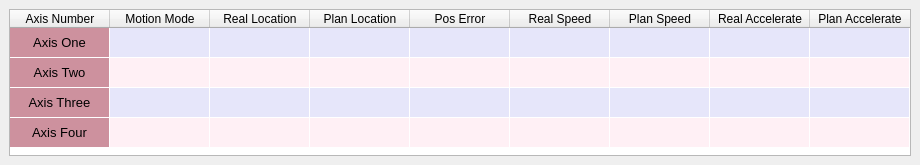
<?xml version="1.0" encoding="UTF-8"?>
<ui version="4.0">
 <class>AxisMotionInfo</class>
 <widget class="QWidget" name="AxisMotionInfo">
  <property name="geometry">
   <rect>
    <x>0</x>
    <y>0</y>
    <width>920</width>
    <height>165</height>
   </rect>
  </property>
  <property name="sizePolicy">
   <sizepolicy hsizetype="Fixed" vsizetype="Fixed">
    <horstretch>0</horstretch>
    <verstretch>0</verstretch>
   </sizepolicy>
  </property>
  <property name="windowTitle">
   <string>AxisMotionInfo</string>
  </property>
  <layout class="QGridLayout" name="gridLayout">
   <property name="leftMargin">
    <number>0</number>
   </property>
   <property name="topMargin">
    <number>0</number>
   </property>
   <property name="rightMargin">
    <number>0</number>
   </property>
   <property name="bottomMargin">
    <number>0</number>
   </property>
   <property name="spacing">
    <number>0</number>
   </property>
   <item row="0" column="0">
    <widget class="QTableWidget" name="tableWidget">
     <property name="sizePolicy">
      <sizepolicy hsizetype="Fixed" vsizetype="Fixed">
       <horstretch>0</horstretch>
       <verstretch>0</verstretch>
      </sizepolicy>
     </property>
     <property name="minimumSize">
      <size>
       <width>902</width>
       <height>147</height>
      </size>
     </property>
     <property name="maximumSize">
      <size>
       <width>902</width>
       <height>147</height>
      </size>
     </property>
     <property name="gridStyle">
      <enum>Qt::NoPen</enum>
     </property>
     <property name="rowCount">
      <number>4</number>
     </property>
     <property name="columnCount">
      <number>9</number>
     </property>
     <attribute name="verticalHeaderVisible">
      <bool>false</bool>
     </attribute>
     <row/>
     <row/>
     <row/>
     <row/>
     <column>
      <property name="text">
       <string>Axis Number</string>
      </property>
     </column>
     <column>
      <property name="text">
       <string>Motion Mode</string>
      </property>
     </column>
     <column>
      <property name="text">
       <string>Real Location</string>
      </property>
     </column>
     <column>
      <property name="text">
       <string>Plan Location</string>
      </property>
     </column>
     <column>
      <property name="text">
       <string>Pos Error</string>
      </property>
     </column>
     <column>
      <property name="text">
       <string>Real Speed</string>
      </property>
     </column>
     <column>
      <property name="text">
       <string>Plan Speed</string>
      </property>
     </column>
     <column>
      <property name="text">
       <string>Real Accelerate</string>
      </property>
     </column>
     <column>
      <property name="text">
       <string>Plan Accelerate</string>
      </property>
     </column>
     <item row="0" column="0">
      <property name="text">
       <string>Axis One</string>
      </property>
      <property name="font">
       <font>
        <pointsize>10</pointsize>
       </font>
      </property>
      <property name="textAlignment">
       <set>AlignCenter</set>
      </property>
      <property name="background">
       <brush brushstyle="SolidPattern">
        <color alpha="255">
         <red>205</red>
         <green>145</green>
         <blue>158</blue>
        </color>
       </brush>
      </property>
      <property name="foreground">
       <brush brushstyle="SolidPattern">
        <color alpha="255">
         <red>0</red>
         <green>0</green>
         <blue>0</blue>
        </color>
       </brush>
      </property>
     </item>
     <item row="0" column="1">
      <property name="text">
       <string/>
      </property>
      <property name="textAlignment">
       <set>AlignCenter</set>
      </property>
      <property name="background">
       <brush brushstyle="SolidPattern">
        <color alpha="255">
         <red>230</red>
         <green>230</green>
         <blue>250</blue>
        </color>
       </brush>
      </property>
     </item>
     <item row="0" column="2">
      <property name="text">
       <string/>
      </property>
      <property name="textAlignment">
       <set>AlignCenter</set>
      </property>
      <property name="background">
       <brush brushstyle="SolidPattern">
        <color alpha="255">
         <red>230</red>
         <green>230</green>
         <blue>250</blue>
        </color>
       </brush>
      </property>
     </item>
     <item row="0" column="3">
      <property name="text">
       <string/>
      </property>
      <property name="textAlignment">
       <set>AlignCenter</set>
      </property>
      <property name="background">
       <brush brushstyle="SolidPattern">
        <color alpha="255">
         <red>230</red>
         <green>230</green>
         <blue>250</blue>
        </color>
       </brush>
      </property>
     </item>
     <item row="0" column="4">
      <property name="text">
       <string/>
      </property>
      <property name="textAlignment">
       <set>AlignCenter</set>
      </property>
      <property name="background">
       <brush brushstyle="SolidPattern">
        <color alpha="255">
         <red>230</red>
         <green>230</green>
         <blue>250</blue>
        </color>
       </brush>
      </property>
     </item>
     <item row="0" column="5">
      <property name="text">
       <string/>
      </property>
      <property name="textAlignment">
       <set>AlignCenter</set>
      </property>
      <property name="background">
       <brush brushstyle="SolidPattern">
        <color alpha="255">
         <red>230</red>
         <green>230</green>
         <blue>250</blue>
        </color>
       </brush>
      </property>
     </item>
     <item row="0" column="6">
      <property name="text">
       <string/>
      </property>
      <property name="textAlignment">
       <set>AlignCenter</set>
      </property>
      <property name="background">
       <brush brushstyle="SolidPattern">
        <color alpha="255">
         <red>230</red>
         <green>230</green>
         <blue>250</blue>
        </color>
       </brush>
      </property>
     </item>
     <item row="0" column="7">
      <property name="text">
       <string/>
      </property>
      <property name="textAlignment">
       <set>AlignCenter</set>
      </property>
      <property name="background">
       <brush brushstyle="SolidPattern">
        <color alpha="255">
         <red>230</red>
         <green>230</green>
         <blue>250</blue>
        </color>
       </brush>
      </property>
     </item>
     <item row="0" column="8">
      <property name="text">
       <string/>
      </property>
      <property name="textAlignment">
       <set>AlignCenter</set>
      </property>
      <property name="background">
       <brush brushstyle="SolidPattern">
        <color alpha="255">
         <red>230</red>
         <green>230</green>
         <blue>250</blue>
        </color>
       </brush>
      </property>
     </item>
     <item row="1" column="0">
      <property name="text">
       <string>Axis Two</string>
      </property>
      <property name="font">
       <font>
        <pointsize>10</pointsize>
       </font>
      </property>
      <property name="textAlignment">
       <set>AlignCenter</set>
      </property>
      <property name="background">
       <brush brushstyle="SolidPattern">
        <color alpha="255">
         <red>205</red>
         <green>145</green>
         <blue>158</blue>
        </color>
       </brush>
      </property>
     </item>
     <item row="1" column="1">
      <property name="text">
       <string/>
      </property>
      <property name="textAlignment">
       <set>AlignCenter</set>
      </property>
      <property name="background">
       <brush brushstyle="SolidPattern">
        <color alpha="255">
         <red>255</red>
         <green>240</green>
         <blue>245</blue>
        </color>
       </brush>
      </property>
     </item>
     <item row="1" column="2">
      <property name="text">
       <string/>
      </property>
      <property name="textAlignment">
       <set>AlignCenter</set>
      </property>
      <property name="background">
       <brush brushstyle="SolidPattern">
        <color alpha="255">
         <red>255</red>
         <green>240</green>
         <blue>245</blue>
        </color>
       </brush>
      </property>
     </item>
     <item row="1" column="3">
      <property name="text">
       <string/>
      </property>
      <property name="textAlignment">
       <set>AlignCenter</set>
      </property>
      <property name="background">
       <brush brushstyle="SolidPattern">
        <color alpha="255">
         <red>255</red>
         <green>240</green>
         <blue>245</blue>
        </color>
       </brush>
      </property>
     </item>
     <item row="1" column="4">
      <property name="text">
       <string/>
      </property>
      <property name="textAlignment">
       <set>AlignCenter</set>
      </property>
      <property name="background">
       <brush brushstyle="SolidPattern">
        <color alpha="255">
         <red>255</red>
         <green>240</green>
         <blue>245</blue>
        </color>
       </brush>
      </property>
     </item>
     <item row="1" column="5">
      <property name="text">
       <string/>
      </property>
      <property name="textAlignment">
       <set>AlignCenter</set>
      </property>
      <property name="background">
       <brush brushstyle="SolidPattern">
        <color alpha="255">
         <red>255</red>
         <green>240</green>
         <blue>245</blue>
        </color>
       </brush>
      </property>
     </item>
     <item row="1" column="6">
      <property name="text">
       <string/>
      </property>
      <property name="textAlignment">
       <set>AlignCenter</set>
      </property>
      <property name="background">
       <brush brushstyle="SolidPattern">
        <color alpha="255">
         <red>255</red>
         <green>240</green>
         <blue>245</blue>
        </color>
       </brush>
      </property>
     </item>
     <item row="1" column="7">
      <property name="text">
       <string/>
      </property>
      <property name="textAlignment">
       <set>AlignCenter</set>
      </property>
      <property name="background">
       <brush brushstyle="SolidPattern">
        <color alpha="255">
         <red>255</red>
         <green>240</green>
         <blue>245</blue>
        </color>
       </brush>
      </property>
     </item>
     <item row="1" column="8">
      <property name="text">
       <string/>
      </property>
      <property name="textAlignment">
       <set>AlignCenter</set>
      </property>
      <property name="background">
       <brush brushstyle="SolidPattern">
        <color alpha="255">
         <red>255</red>
         <green>240</green>
         <blue>245</blue>
        </color>
       </brush>
      </property>
     </item>
     <item row="2" column="0">
      <property name="text">
       <string>Axis Three</string>
      </property>
      <property name="font">
       <font>
        <pointsize>10</pointsize>
       </font>
      </property>
      <property name="textAlignment">
       <set>AlignCenter</set>
      </property>
      <property name="background">
       <brush brushstyle="SolidPattern">
        <color alpha="255">
         <red>205</red>
         <green>145</green>
         <blue>158</blue>
        </color>
       </brush>
      </property>
     </item>
     <item row="2" column="1">
      <property name="text">
       <string/>
      </property>
      <property name="textAlignment">
       <set>AlignCenter</set>
      </property>
      <property name="background">
       <brush brushstyle="SolidPattern">
        <color alpha="255">
         <red>230</red>
         <green>230</green>
         <blue>250</blue>
        </color>
       </brush>
      </property>
     </item>
     <item row="2" column="2">
      <property name="text">
       <string/>
      </property>
      <property name="textAlignment">
       <set>AlignCenter</set>
      </property>
      <property name="background">
       <brush brushstyle="SolidPattern">
        <color alpha="255">
         <red>230</red>
         <green>230</green>
         <blue>250</blue>
        </color>
       </brush>
      </property>
     </item>
     <item row="2" column="3">
      <property name="text">
       <string/>
      </property>
      <property name="textAlignment">
       <set>AlignCenter</set>
      </property>
      <property name="background">
       <brush brushstyle="SolidPattern">
        <color alpha="255">
         <red>230</red>
         <green>230</green>
         <blue>250</blue>
        </color>
       </brush>
      </property>
     </item>
     <item row="2" column="4">
      <property name="text">
       <string/>
      </property>
      <property name="textAlignment">
       <set>AlignCenter</set>
      </property>
      <property name="background">
       <brush brushstyle="SolidPattern">
        <color alpha="255">
         <red>230</red>
         <green>230</green>
         <blue>250</blue>
        </color>
       </brush>
      </property>
     </item>
     <item row="2" column="5">
      <property name="text">
       <string/>
      </property>
      <property name="textAlignment">
       <set>AlignCenter</set>
      </property>
      <property name="background">
       <brush brushstyle="SolidPattern">
        <color alpha="255">
         <red>230</red>
         <green>230</green>
         <blue>250</blue>
        </color>
       </brush>
      </property>
     </item>
     <item row="2" column="6">
      <property name="text">
       <string/>
      </property>
      <property name="textAlignment">
       <set>AlignCenter</set>
      </property>
      <property name="background">
       <brush brushstyle="SolidPattern">
        <color alpha="255">
         <red>230</red>
         <green>230</green>
         <blue>250</blue>
        </color>
       </brush>
      </property>
     </item>
     <item row="2" column="7">
      <property name="text">
       <string/>
      </property>
      <property name="textAlignment">
       <set>AlignCenter</set>
      </property>
      <property name="background">
       <brush brushstyle="SolidPattern">
        <color alpha="255">
         <red>230</red>
         <green>230</green>
         <blue>250</blue>
        </color>
       </brush>
      </property>
     </item>
     <item row="2" column="8">
      <property name="text">
       <string/>
      </property>
      <property name="textAlignment">
       <set>AlignCenter</set>
      </property>
      <property name="background">
       <brush brushstyle="SolidPattern">
        <color alpha="255">
         <red>230</red>
         <green>230</green>
         <blue>250</blue>
        </color>
       </brush>
      </property>
     </item>
     <item row="3" column="0">
      <property name="text">
       <string>Axis Four</string>
      </property>
      <property name="font">
       <font>
        <pointsize>10</pointsize>
       </font>
      </property>
      <property name="textAlignment">
       <set>AlignCenter</set>
      </property>
      <property name="background">
       <brush brushstyle="SolidPattern">
        <color alpha="255">
         <red>205</red>
         <green>145</green>
         <blue>158</blue>
        </color>
       </brush>
      </property>
     </item>
     <item row="3" column="1">
      <property name="text">
       <string/>
      </property>
      <property name="textAlignment">
       <set>AlignCenter</set>
      </property>
      <property name="background">
       <brush brushstyle="SolidPattern">
        <color alpha="255">
         <red>255</red>
         <green>240</green>
         <blue>245</blue>
        </color>
       </brush>
      </property>
     </item>
     <item row="3" column="2">
      <property name="text">
       <string/>
      </property>
      <property name="textAlignment">
       <set>AlignCenter</set>
      </property>
      <property name="background">
       <brush brushstyle="SolidPattern">
        <color alpha="255">
         <red>255</red>
         <green>240</green>
         <blue>245</blue>
        </color>
       </brush>
      </property>
     </item>
     <item row="3" column="3">
      <property name="text">
       <string/>
      </property>
      <property name="textAlignment">
       <set>AlignCenter</set>
      </property>
      <property name="background">
       <brush brushstyle="SolidPattern">
        <color alpha="255">
         <red>255</red>
         <green>240</green>
         <blue>245</blue>
        </color>
       </brush>
      </property>
     </item>
     <item row="3" column="4">
      <property name="text">
       <string/>
      </property>
      <property name="textAlignment">
       <set>AlignCenter</set>
      </property>
      <property name="background">
       <brush brushstyle="SolidPattern">
        <color alpha="255">
         <red>255</red>
         <green>240</green>
         <blue>245</blue>
        </color>
       </brush>
      </property>
     </item>
     <item row="3" column="5">
      <property name="text">
       <string/>
      </property>
      <property name="textAlignment">
       <set>AlignCenter</set>
      </property>
      <property name="background">
       <brush brushstyle="SolidPattern">
        <color alpha="255">
         <red>255</red>
         <green>240</green>
         <blue>245</blue>
        </color>
       </brush>
      </property>
     </item>
     <item row="3" column="6">
      <property name="text">
       <string/>
      </property>
      <property name="textAlignment">
       <set>AlignCenter</set>
      </property>
      <property name="background">
       <brush brushstyle="SolidPattern">
        <color alpha="255">
         <red>255</red>
         <green>240</green>
         <blue>245</blue>
        </color>
       </brush>
      </property>
     </item>
     <item row="3" column="7">
      <property name="text">
       <string/>
      </property>
      <property name="textAlignment">
       <set>AlignCenter</set>
      </property>
      <property name="background">
       <brush brushstyle="SolidPattern">
        <color alpha="255">
         <red>255</red>
         <green>240</green>
         <blue>245</blue>
        </color>
       </brush>
      </property>
     </item>
     <item row="3" column="8">
      <property name="text">
       <string/>
      </property>
      <property name="textAlignment">
       <set>AlignCenter</set>
      </property>
      <property name="background">
       <brush brushstyle="SolidPattern">
        <color alpha="255">
         <red>255</red>
         <green>240</green>
         <blue>245</blue>
        </color>
       </brush>
      </property>
     </item>
    </widget>
   </item>
  </layout>
 </widget>
 <layoutdefault spacing="6" margin="11"/>
 <resources/>
 <connections/>
</ui>
